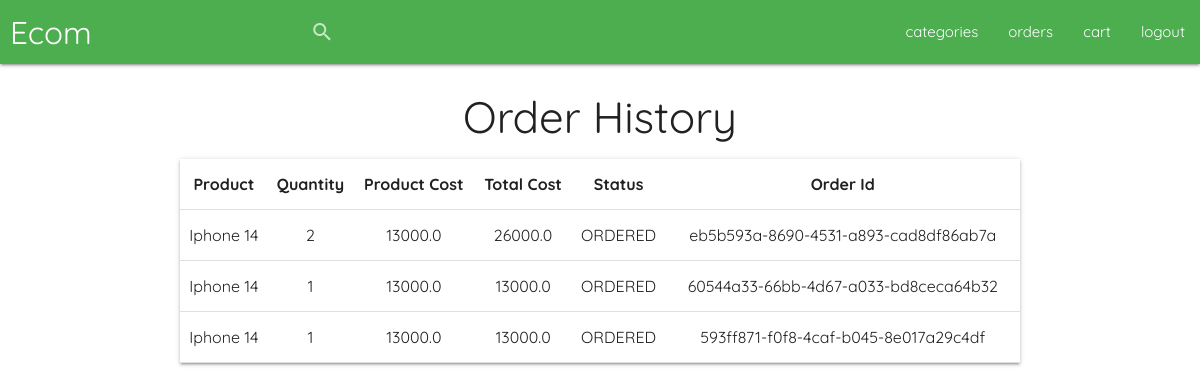
The app's page /history/ (signed in) with its own data.
### core/models.py (models this page shows, shortened)
class AddedProduct(models.Model):
    STATUS = (
        ("WISH_LIST", "Wish List"),
        ("ORDERED", "Ordered"),
        ("SHIPPED", "Shipped"),
    )
    created_at = models.DateTimeField("date added", auto_now_add=True)
    updated_at = models.DateTimeField("last updated", auto_now=True)
    user = models.ForeignKey(
        AuthUser,
        related_name="products",
        related_query_name="product",
        on_delete=models.CASCADE,
    )
    product = models.ForeignKey(
        Product,
        related_name="acquisitions",
        related_query_name="acquisition",
        on_delete=models.CASCADE,
    )
    quantity = models.PositiveIntegerField(default=1)
    status = models.CharField(max_length=64, choices=STATUS, default="WISH_LIST")
    order = models.ForeignKey(
        Order, related_name="products", on_delete=models.SET_NULL, null=True, blank=True
    )
    def get_total_item_price(self):
        return self.quantity * self.product.price / 100

class Product(models.Model):
    LABEL_CHOICES = (
        ("DEFAULT", "Default"),
        ("NEW", "New"),
        ("SALE", "Sale"),
        ("BEST_SELLER", "Best Seller"),
    )
    created_at = models.DateTimeField("date added", auto_now_add=True)
    updated_at = models.DateTimeField("last updated", auto_now=True)
    title = models.CharField(max_length=128)
    slug = models.SlugField()
    description = models.CharField(max_length=128)
    label = models.CharField(choices=LABEL_CHOICES, max_length=32, default="NEW")
    image = models.ImageField(upload_to=product_image_path, null=True, blank=True)
    price = models.PositiveIntegerField()
    discount_price = models.PositiveIntegerField(blank=True, null=True)
    stock = models.PositiveIntegerField()
    TNA = models.BooleanField(default=False)
    category = models.ForeignKey(
        Category,
        related_name="products",
        related_query_name="product",
        default=Category.get_default_pk,
        on_delete=models.CASCADE,
    )
    def cost(self):
        return self.price / 100

class Order(models.Model):
    number = models.UUIDField(primary_key=True, default=uuid.uuid4, editable=False)
    user = models.ForeignKey(AuthUser, on_delete=models.CASCADE)
    created_at = models.DateTimeField("date created", auto_now_add=True)
    updated_at = models.DateTimeField("last updated", auto_now=True)
    price = models.PositiveBigIntegerField()
    shipping_address = models.ForeignKey(
        ShippingAddress, on_delete=models.SET_NULL, null=True, blank=True
    )

### core/views.py (the view)
# urls.py: path("history/", AddedProductView.as_view(), name="order_history"),
class AddedProductView(APIView):
    renderer_classes = [TemplateHTMLRenderer]
    template_name = "core/orders.html"
    permission_classes = [IsAuthenticated]
    def get(self, request):
        added_products = AddedProduct.objects.filter(
            user=request.user.pk, status__in=["ORDERED", "SHIPPED"], quantity__gt=0
        )
        return Response({"added_products": added_products})

### core/templates/core/orders.html
{% extends "core/header.html" %}
{% load static %}
{% load rest_framework %}
{% block content%}
<body>
    <div class="container">
        <div class="flexColumn">
            <div class="flexRow centeredBox">
                <h3>Order History</h3>
            </div>
            <div class="flexColumn">
                <table class="highlight centered z-depth-1">
                    <thead class="">
                        <tr>
                            <th>Product </th>
                            <th>Quantity</th>
                            <th>Product Cost</th>
                            <th>Total Cost</th>
                            <th>Status</th>
                            <th>Order Id</th>
                        </tr>
                    </thead>
                    <tbody>
                        {% for added_product in added_products %}
                        <tr>
                            <td>{{added_product.product.title}}</td>
                            <td>{{added_product.quantity}}</td>
                            <td>{{added_product.product.cost}}</td>
                            <td>{{added_product.get_total_item_price}}</td>
                            <td>{{added_product.status}}</td>
                            <td>{{added_product.order.number}}</td>
                        </tr>
                        {% endfor %}
                    </tbody>
                </table>
            </div>
        </div>
</body>
{% endblock %}

### core/static/core/core.css (style rules this page uses)
body { font-family: 'Quicksand', sans-serif; }
.container { height: 80vh; width: 100vw; }
.centeredBox { display: flex; align-items: center; justify-content: center; }
.flexColumn { display: flex; flex-direction: column; }
.flexRow { display: flex; flex-direction: row; }

### records on screen
AddedProduct: product "Iphone 14", quantity "2", product.cost "13000.0", get_total_item_price "26000.0", status "ORDERED", order.number "eb5b593a-8690-4531-a893-cad8df86ab7a"
AddedProduct: product "Iphone 14", quantity "1", product.cost "13000.0", get_total_item_price "13000.0", status "ORDERED", order.number "60544a33-66bb-4d67-a033-bd8ceca64b32"
AddedProduct: product "Iphone 14", quantity "1", product.cost "13000.0", get_total_item_price "13000.0", status "ORDERED", order.number "593ff871-f0f8-4caf-b045-8e017a29c4df"
